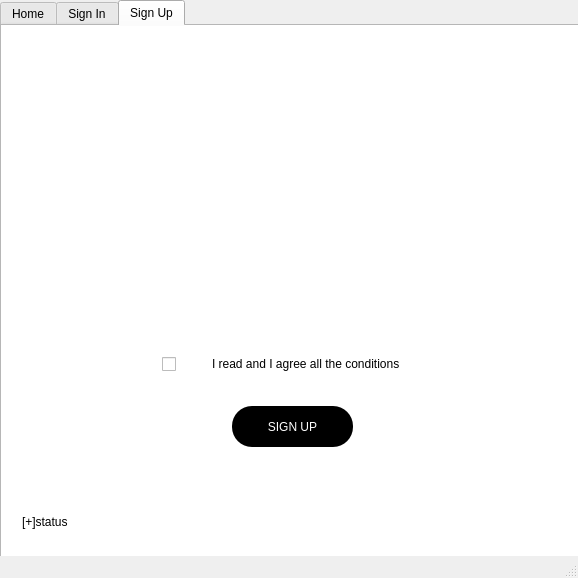
<?xml version="1.0" encoding="UTF-8"?>
<ui version="4.0">
 <class>MainWindow</class>
 <widget class="QMainWindow" name="MainWindow">
  <property name="geometry">
   <rect>
    <x>0</x>
    <y>0</y>
    <width>578</width>
    <height>578</height>
   </rect>
  </property>
  <property name="windowTitle">
   <string>MainWindow</string>
  </property>
  <widget class="QWidget" name="centralWidget">
   <widget class="QTabWidget" name="tabWidget_home">
    <property name="geometry">
     <rect>
      <x>0</x>
      <y>0</y>
      <width>581</width>
      <height>561</height>
     </rect>
    </property>
    <property name="contextMenuPolicy">
     <enum>Qt::NoContextMenu</enum>
    </property>
    <property name="styleSheet">
     <string notr="true">QTabWidget{

background-color : white ;

}</string>
    </property>
    <property name="currentIndex">
     <number>2</number>
    </property>
    <widget class="QWidget" name="tab">
     <attribute name="icon">
      <iconset resource="resources.qrc">
       <normaloff>:/new/prefix1/56.png</normaloff>:/new/prefix1/56.png</iconset>
     </attribute>
     <attribute name="title">
      <string>Home</string>
     </attribute>
     <widget class="QPushButton" name="pushButton_login_3">
      <property name="geometry">
       <rect>
        <x>240</x>
        <y>300</y>
        <width>91</width>
        <height>41</height>
       </rect>
      </property>
      <property name="styleSheet">
       <string notr="true">QPushButton
{
background-color : #181DA4 ;
border-radius : 20px ;
color : white ;
}
</string>
      </property>
      <property name="text">
       <string>SIGN IN</string>
      </property>
     </widget>
     <widget class="QPushButton" name="pushButton_confirm_3">
      <property name="geometry">
       <rect>
        <x>240</x>
        <y>360</y>
        <width>91</width>
        <height>41</height>
       </rect>
      </property>
      <property name="palette">
       <palette>
        <active>
         <colorrole role="WindowText">
          <brush brushstyle="SolidPattern">
           <color alpha="255">
            <red>255</red>
            <green>255</green>
            <blue>255</blue>
           </color>
          </brush>
         </colorrole>
         <colorrole role="Button">
          <brush brushstyle="SolidPattern">
           <color alpha="255">
            <red>24</red>
            <green>29</green>
            <blue>164</blue>
           </color>
          </brush>
         </colorrole>
         <colorrole role="Text">
          <brush brushstyle="SolidPattern">
           <color alpha="255">
            <red>255</red>
            <green>255</green>
            <blue>255</blue>
           </color>
          </brush>
         </colorrole>
         <colorrole role="ButtonText">
          <brush brushstyle="SolidPattern">
           <color alpha="255">
            <red>255</red>
            <green>255</green>
            <blue>255</blue>
           </color>
          </brush>
         </colorrole>
         <colorrole role="Base">
          <brush brushstyle="SolidPattern">
           <color alpha="255">
            <red>24</red>
            <green>29</green>
            <blue>164</blue>
           </color>
          </brush>
         </colorrole>
         <colorrole role="Window">
          <brush brushstyle="SolidPattern">
           <color alpha="255">
            <red>24</red>
            <green>29</green>
            <blue>164</blue>
           </color>
          </brush>
         </colorrole>
        </active>
        <inactive>
         <colorrole role="WindowText">
          <brush brushstyle="SolidPattern">
           <color alpha="255">
            <red>255</red>
            <green>255</green>
            <blue>255</blue>
           </color>
          </brush>
         </colorrole>
         <colorrole role="Button">
          <brush brushstyle="SolidPattern">
           <color alpha="255">
            <red>24</red>
            <green>29</green>
            <blue>164</blue>
           </color>
          </brush>
         </colorrole>
         <colorrole role="Text">
          <brush brushstyle="SolidPattern">
           <color alpha="255">
            <red>255</red>
            <green>255</green>
            <blue>255</blue>
           </color>
          </brush>
         </colorrole>
         <colorrole role="ButtonText">
          <brush brushstyle="SolidPattern">
           <color alpha="255">
            <red>255</red>
            <green>255</green>
            <blue>255</blue>
           </color>
          </brush>
         </colorrole>
         <colorrole role="Base">
          <brush brushstyle="SolidPattern">
           <color alpha="255">
            <red>24</red>
            <green>29</green>
            <blue>164</blue>
           </color>
          </brush>
         </colorrole>
         <colorrole role="Window">
          <brush brushstyle="SolidPattern">
           <color alpha="255">
            <red>24</red>
            <green>29</green>
            <blue>164</blue>
           </color>
          </brush>
         </colorrole>
        </inactive>
        <disabled>
         <colorrole role="WindowText">
          <brush brushstyle="SolidPattern">
           <color alpha="255">
            <red>255</red>
            <green>255</green>
            <blue>255</blue>
           </color>
          </brush>
         </colorrole>
         <colorrole role="Button">
          <brush brushstyle="SolidPattern">
           <color alpha="255">
            <red>24</red>
            <green>29</green>
            <blue>164</blue>
           </color>
          </brush>
         </colorrole>
         <colorrole role="Text">
          <brush brushstyle="SolidPattern">
           <color alpha="255">
            <red>255</red>
            <green>255</green>
            <blue>255</blue>
           </color>
          </brush>
         </colorrole>
         <colorrole role="ButtonText">
          <brush brushstyle="SolidPattern">
           <color alpha="255">
            <red>255</red>
            <green>255</green>
            <blue>255</blue>
           </color>
          </brush>
         </colorrole>
         <colorrole role="Base">
          <brush brushstyle="SolidPattern">
           <color alpha="255">
            <red>24</red>
            <green>29</green>
            <blue>164</blue>
           </color>
          </brush>
         </colorrole>
         <colorrole role="Window">
          <brush brushstyle="SolidPattern">
           <color alpha="255">
            <red>24</red>
            <green>29</green>
            <blue>164</blue>
           </color>
          </brush>
         </colorrole>
        </disabled>
       </palette>
      </property>
      <property name="mouseTracking">
       <bool>true</bool>
      </property>
      <property name="focusPolicy">
       <enum>Qt::StrongFocus</enum>
      </property>
      <property name="styleSheet">
       <string notr="true">QPushButton
{
background-color : #181DA4 ;
border-radius : 20px ;
color : white ;
}
</string>
      </property>
      <property name="text">
       <string>SIGN UP</string>
      </property>
     </widget>
     <widget class="QLabel" name="label_2">
      <property name="geometry">
       <rect>
        <x>10</x>
        <y>10</y>
        <width>531</width>
        <height>281</height>
       </rect>
      </property>
      <property name="text">
       <string/>
      </property>
      <property name="pixmap">
       <pixmap>14.png</pixmap>
      </property>
      <property name="scaledContents">
       <bool>true</bool>
      </property>
     </widget>
     <widget class="QLabel" name="label_5">
      <property name="geometry">
       <rect>
        <x>0</x>
        <y>90</y>
        <width>581</width>
        <height>341</height>
       </rect>
      </property>
      <property name="text">
       <string/>
      </property>
      <property name="pixmap">
       <pixmap>12.png</pixmap>
      </property>
      <property name="scaledContents">
       <bool>true</bool>
      </property>
     </widget>
     <widget class="QLabel" name="label_6">
      <property name="geometry">
       <rect>
        <x>-20</x>
        <y>70</y>
        <width>621</width>
        <height>461</height>
       </rect>
      </property>
      <property name="text">
       <string/>
      </property>
      <property name="pixmap">
       <pixmap>13.png</pixmap>
      </property>
      <property name="scaledContents">
       <bool>true</bool>
      </property>
     </widget>
     <zorder>label_2</zorder>
     <zorder>label_6</zorder>
     <zorder>label_5</zorder>
     <zorder>pushButton_login_3</zorder>
     <zorder>pushButton_confirm_3</zorder>
    </widget>
    <widget class="QWidget" name="tab_3">
     <attribute name="title">
      <string>Sign In</string>
     </attribute>
     <widget class="QLabel" name="label_status">
      <property name="geometry">
       <rect>
        <x>10</x>
        <y>480</y>
        <width>291</width>
        <height>31</height>
       </rect>
      </property>
      <property name="text">
       <string>[+]status </string>
      </property>
     </widget>
     <widget class="QLabel" name="label_4">
      <property name="geometry">
       <rect>
        <x>0</x>
        <y>0</y>
        <width>581</width>
        <height>521</height>
       </rect>
      </property>
      <property name="text">
       <string/>
      </property>
      <property name="pixmap">
       <pixmap>1.png</pixmap>
      </property>
      <property name="scaledContents">
       <bool>true</bool>
      </property>
     </widget>
     <widget class="QLineEdit" name="lineEdit_username">
      <property name="geometry">
       <rect>
        <x>270</x>
        <y>190</y>
        <width>171</width>
        <height>29</height>
       </rect>
      </property>
      <property name="frame">
       <bool>false</bool>
      </property>
     </widget>
     <widget class="QLineEdit" name="lineEdit_password">
      <property name="geometry">
       <rect>
        <x>270</x>
        <y>260</y>
        <width>171</width>
        <height>29</height>
       </rect>
      </property>
      <property name="frame">
       <bool>false</bool>
      </property>
      <property name="echoMode">
       <enum>QLineEdit::Password</enum>
      </property>
     </widget>
     <widget class="QPushButton" name="pushButton_login">
      <property name="geometry">
       <rect>
        <x>230</x>
        <y>380</y>
        <width>121</width>
        <height>41</height>
       </rect>
      </property>
      <property name="styleSheet">
       <string notr="true">QPushButton
{
background-color : black ;
border-radius : 20px ;
color : white ;
}
</string>
      </property>
      <property name="text">
       <string>SIGN IN</string>
      </property>
     </widget>
     <widget class="QRadioButton" name="radioButton_admin">
      <property name="geometry">
       <rect>
        <x>350</x>
        <y>330</y>
        <width>81</width>
        <height>20</height>
       </rect>
      </property>
      <property name="text">
       <string>Admin</string>
      </property>
     </widget>
     <widget class="QRadioButton" name="radioButton_user">
      <property name="geometry">
       <rect>
        <x>180</x>
        <y>330</y>
        <width>71</width>
        <height>20</height>
       </rect>
      </property>
      <property name="text">
       <string>User</string>
      </property>
      <property name="checkable">
       <bool>true</bool>
      </property>
      <property name="checked">
       <bool>true</bool>
      </property>
     </widget>
     <zorder>label_4</zorder>
     <zorder>label_status</zorder>
     <zorder>lineEdit_username</zorder>
     <zorder>lineEdit_password</zorder>
     <zorder>pushButton_login</zorder>
     <zorder>radioButton_admin</zorder>
     <zorder>radioButton_user</zorder>
    </widget>
    <widget class="QWidget" name="tab_2">
     <attribute name="title">
      <string>Sign Up</string>
     </attribute>
     <widget class="QLabel" name="label_status_2">
      <property name="geometry">
       <rect>
        <x>20</x>
        <y>480</y>
        <width>271</width>
        <height>31</height>
       </rect>
      </property>
      <property name="text">
       <string>[+]status </string>
      </property>
     </widget>
     <widget class="QPushButton" name="pushButton_confirm">
      <property name="geometry">
       <rect>
        <x>230</x>
        <y>380</y>
        <width>121</width>
        <height>41</height>
       </rect>
      </property>
      <property name="palette">
       <palette>
        <active>
         <colorrole role="WindowText">
          <brush brushstyle="SolidPattern">
           <color alpha="255">
            <red>255</red>
            <green>255</green>
            <blue>255</blue>
           </color>
          </brush>
         </colorrole>
         <colorrole role="Button">
          <brush brushstyle="SolidPattern">
           <color alpha="255">
            <red>0</red>
            <green>0</green>
            <blue>0</blue>
           </color>
          </brush>
         </colorrole>
         <colorrole role="Text">
          <brush brushstyle="SolidPattern">
           <color alpha="255">
            <red>255</red>
            <green>255</green>
            <blue>255</blue>
           </color>
          </brush>
         </colorrole>
         <colorrole role="ButtonText">
          <brush brushstyle="SolidPattern">
           <color alpha="255">
            <red>255</red>
            <green>255</green>
            <blue>255</blue>
           </color>
          </brush>
         </colorrole>
         <colorrole role="Base">
          <brush brushstyle="SolidPattern">
           <color alpha="255">
            <red>0</red>
            <green>0</green>
            <blue>0</blue>
           </color>
          </brush>
         </colorrole>
         <colorrole role="Window">
          <brush brushstyle="SolidPattern">
           <color alpha="255">
            <red>0</red>
            <green>0</green>
            <blue>0</blue>
           </color>
          </brush>
         </colorrole>
        </active>
        <inactive>
         <colorrole role="WindowText">
          <brush brushstyle="SolidPattern">
           <color alpha="255">
            <red>255</red>
            <green>255</green>
            <blue>255</blue>
           </color>
          </brush>
         </colorrole>
         <colorrole role="Button">
          <brush brushstyle="SolidPattern">
           <color alpha="255">
            <red>0</red>
            <green>0</green>
            <blue>0</blue>
           </color>
          </brush>
         </colorrole>
         <colorrole role="Text">
          <brush brushstyle="SolidPattern">
           <color alpha="255">
            <red>255</red>
            <green>255</green>
            <blue>255</blue>
           </color>
          </brush>
         </colorrole>
         <colorrole role="ButtonText">
          <brush brushstyle="SolidPattern">
           <color alpha="255">
            <red>255</red>
            <green>255</green>
            <blue>255</blue>
           </color>
          </brush>
         </colorrole>
         <colorrole role="Base">
          <brush brushstyle="SolidPattern">
           <color alpha="255">
            <red>0</red>
            <green>0</green>
            <blue>0</blue>
           </color>
          </brush>
         </colorrole>
         <colorrole role="Window">
          <brush brushstyle="SolidPattern">
           <color alpha="255">
            <red>0</red>
            <green>0</green>
            <blue>0</blue>
           </color>
          </brush>
         </colorrole>
        </inactive>
        <disabled>
         <colorrole role="WindowText">
          <brush brushstyle="SolidPattern">
           <color alpha="255">
            <red>255</red>
            <green>255</green>
            <blue>255</blue>
           </color>
          </brush>
         </colorrole>
         <colorrole role="Button">
          <brush brushstyle="SolidPattern">
           <color alpha="255">
            <red>0</red>
            <green>0</green>
            <blue>0</blue>
           </color>
          </brush>
         </colorrole>
         <colorrole role="Text">
          <brush brushstyle="SolidPattern">
           <color alpha="255">
            <red>255</red>
            <green>255</green>
            <blue>255</blue>
           </color>
          </brush>
         </colorrole>
         <colorrole role="ButtonText">
          <brush brushstyle="SolidPattern">
           <color alpha="255">
            <red>255</red>
            <green>255</green>
            <blue>255</blue>
           </color>
          </brush>
         </colorrole>
         <colorrole role="Base">
          <brush brushstyle="SolidPattern">
           <color alpha="255">
            <red>0</red>
            <green>0</green>
            <blue>0</blue>
           </color>
          </brush>
         </colorrole>
         <colorrole role="Window">
          <brush brushstyle="SolidPattern">
           <color alpha="255">
            <red>0</red>
            <green>0</green>
            <blue>0</blue>
           </color>
          </brush>
         </colorrole>
        </disabled>
       </palette>
      </property>
      <property name="mouseTracking">
       <bool>true</bool>
      </property>
      <property name="focusPolicy">
       <enum>Qt::StrongFocus</enum>
      </property>
      <property name="styleSheet">
       <string notr="true">QPushButton
{
background-color : black ;
border-radius : 20px ;
color : white ;
}
</string>
      </property>
      <property name="text">
       <string>SIGN UP</string>
      </property>
     </widget>
     <widget class="QLineEdit" name="lineEdit_newpwd">
      <property name="geometry">
       <rect>
        <x>270</x>
        <y>260</y>
        <width>171</width>
        <height>29</height>
       </rect>
      </property>
      <property name="frame">
       <bool>false</bool>
      </property>
     </widget>
     <widget class="QLineEdit" name="lineEdit_newuser">
      <property name="geometry">
       <rect>
        <x>270</x>
        <y>190</y>
        <width>171</width>
        <height>29</height>
       </rect>
      </property>
      <property name="frame">
       <bool>false</bool>
      </property>
     </widget>
     <widget class="QCheckBox" name="checkBox">
      <property name="geometry">
       <rect>
        <x>160</x>
        <y>330</y>
        <width>16</width>
        <height>16</height>
       </rect>
      </property>
      <property name="text">
       <string/>
      </property>
     </widget>
     <widget class="QLabel" name="label_3">
      <property name="geometry">
       <rect>
        <x>0</x>
        <y>0</y>
        <width>581</width>
        <height>521</height>
       </rect>
      </property>
      <property name="contextMenuPolicy">
       <enum>Qt::PreventContextMenu</enum>
      </property>
      <property name="autoFillBackground">
       <bool>false</bool>
      </property>
      <property name="text">
       <string/>
      </property>
      <property name="pixmap">
       <pixmap>2.png</pixmap>
      </property>
      <property name="scaledContents">
       <bool>true</bool>
      </property>
     </widget>
     <widget class="QLabel" name="label">
      <property name="geometry">
       <rect>
        <x>210</x>
        <y>330</y>
        <width>271</width>
        <height>16</height>
       </rect>
      </property>
      <property name="text">
       <string>I read and I agree all the conditions</string>
      </property>
     </widget>
     <zorder>label_3</zorder>
     <zorder>label_status_2</zorder>
     <zorder>pushButton_confirm</zorder>
     <zorder>lineEdit_newpwd</zorder>
     <zorder>lineEdit_newuser</zorder>
     <zorder>checkBox</zorder>
     <zorder>label</zorder>
    </widget>
   </widget>
  </widget>
  <widget class="QStatusBar" name="statusBar"/>
 </widget>
 <layoutdefault spacing="6" margin="11"/>
 <resources>
  <include location="resources.qrc"/>
 </resources>
 <connections/>
</ui>
